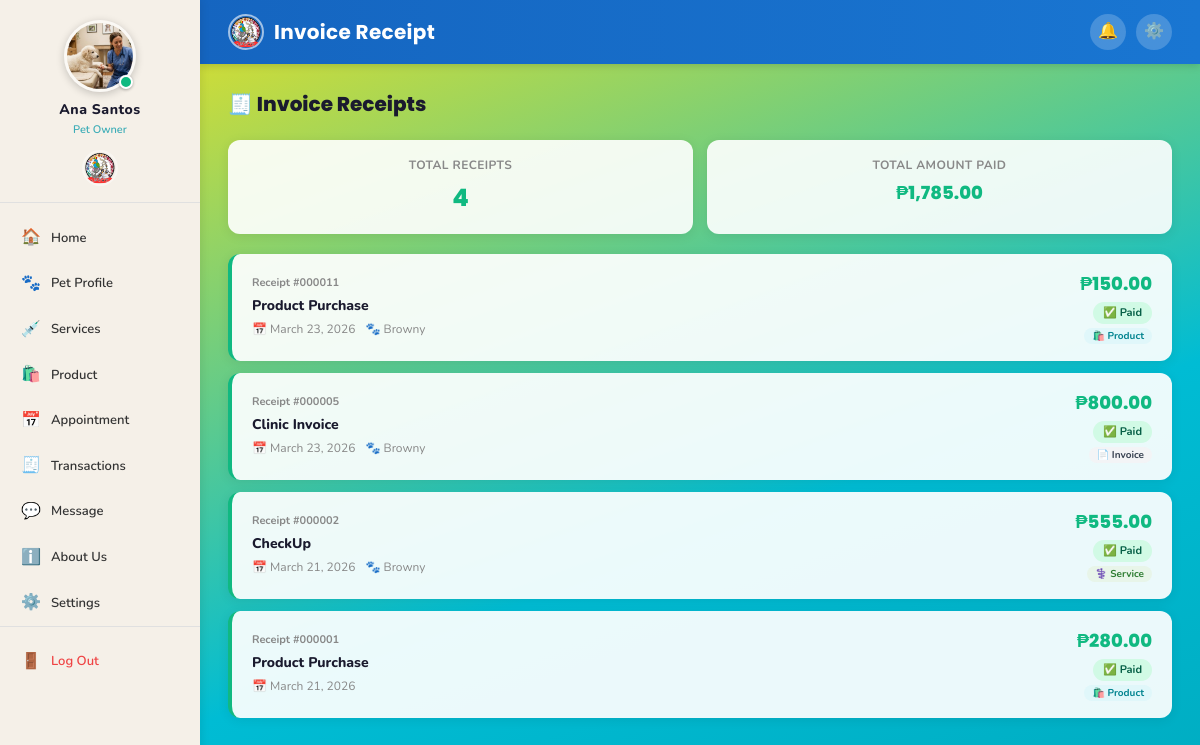
The app's page /user/invoice_receipt.php (signed in), older data.
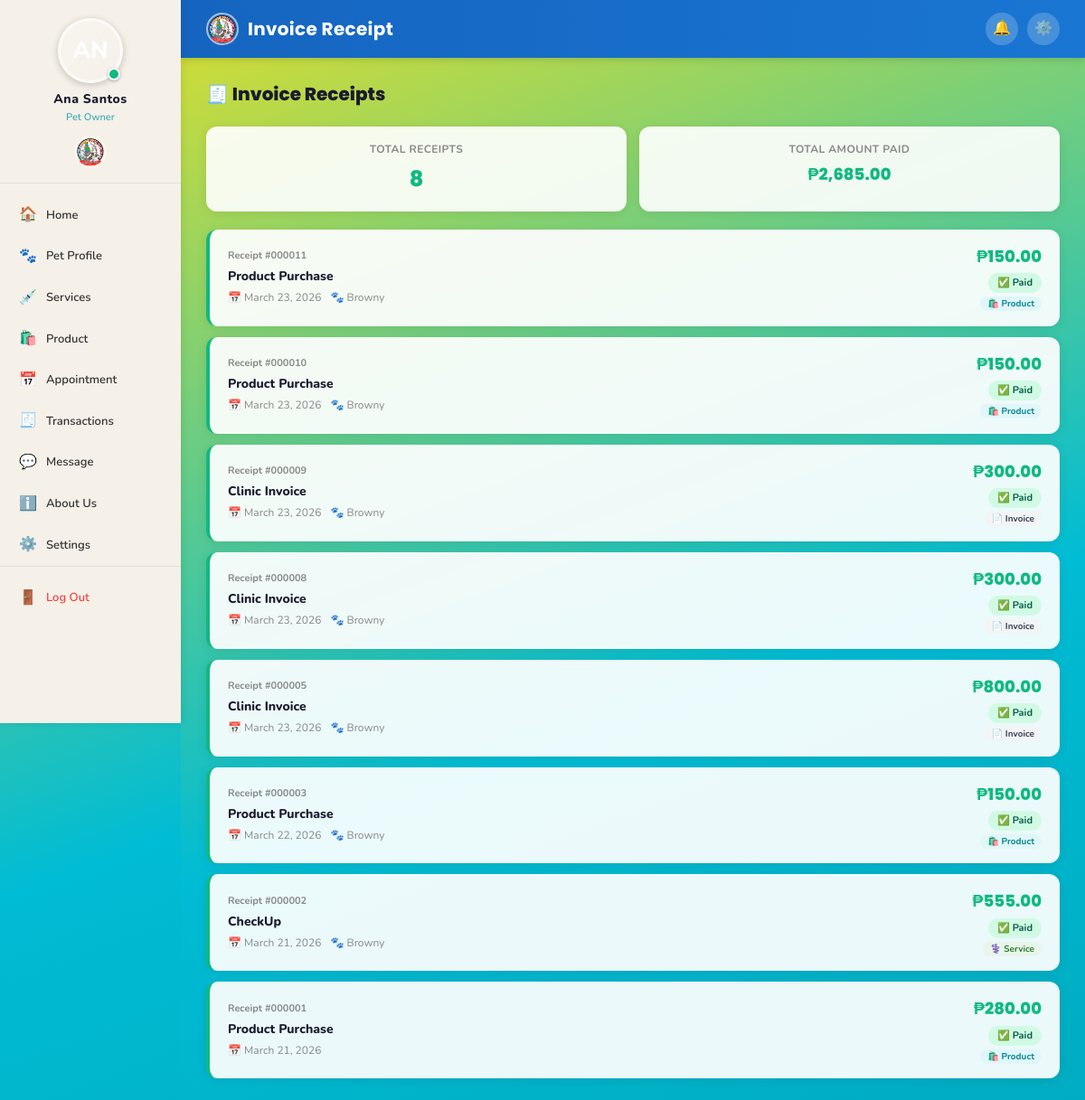
The same page, newer data.
### tables this page shows
CREATE TABLE `users` (
  `id` int(11) NOT NULL,
  `name` varchar(100) NOT NULL,
  `address` varchar(255) DEFAULT NULL,
  `contact_no` varchar(20) DEFAULT NULL,
  `email` varchar(100) NOT NULL,
  `password` varchar(255) NOT NULL,
  `profile_picture` varchar(255) DEFAULT NULL,
  `gender` enum('male','female') DEFAULT 'female',
  `role` enum('user','admin','staff') DEFAULT 'user',
  `position` varchar(100) DEFAULT NULL,
  `status` enum('active','inactive') DEFAULT 'active',
  `created_at` timestamp NOT NULL DEFAULT current_timestamp(),
  `updated_at` timestamp NOT NULL DEFAULT current_timestamp() ON UPDATE current_timestamp()
);

CREATE TABLE `transactions` (
  `id` int(11) NOT NULL,
  `appointment_id` int(11) DEFAULT NULL,
  `user_id` int(11) NOT NULL,
  `pet_id` int(11) DEFAULT NULL,
  `total_amount` decimal(10,2) NOT NULL DEFAULT 0.00,
  `status` enum('paid','pending','overdue') DEFAULT 'pending',
  `transaction_date` date DEFAULT NULL,
  `notes` text DEFAULT NULL,
  `created_at` timestamp NOT NULL DEFAULT current_timestamp()
);

CREATE TABLE `pets` (
  `id` int(11) NOT NULL,
  `user_id` int(11) NOT NULL,
  `name` varchar(100) NOT NULL,
  `species` enum('dog','cat','other') NOT NULL,
  `breed` varchar(100) DEFAULT NULL,
  `date_of_birth` date DEFAULT NULL,
  `age` varchar(20) DEFAULT NULL,
  `gender` enum('male','female') NOT NULL,
  `weight` decimal(5,2) DEFAULT NULL,
  `color` varchar(100) DEFAULT NULL,
  `photo` varchar(255) DEFAULT NULL,
  `status` enum('active','inactive') DEFAULT 'active',
  `created_at` timestamp NOT NULL DEFAULT current_timestamp()
);

CREATE TABLE `services` (
  `id` int(11) NOT NULL,
  `name` varchar(150) NOT NULL,
  `description` text DEFAULT NULL,
  `price_min` decimal(10,2) DEFAULT 0.00,
  `price_max` decimal(10,2) DEFAULT 0.00,
  `category` varchar(100) DEFAULT NULL,
  `status` enum('available','not_available') DEFAULT 'available',
  `image` varchar(255) DEFAULT NULL,
  `created_at` timestamp NOT NULL DEFAULT current_timestamp()
);

### includes/db.php (called while the page is built, shortened)
<?php
function getRow($conn, $sql) {
    $result = mysqli_query($conn, $sql);
    if ($result && mysqli_num_rows($result) > 0) {
        return mysqli_fetch_assoc($result);
    }
    return null;
}
function getRows($conn, $sql) {
    $result = mysqli_query($conn, $sql);
    $rows = [];
    if ($result && mysqli_num_rows($result) > 0) {
        while ($row = mysqli_fetch_assoc($result)) {
            $rows[] = $row;
        }
    }
    return $rows;
}
function formatDate($date) {
    return date('F d, Y', strtotime($date));
}
function formatPeso($amount) {
    return '₱' . number_format($amount, 2);
}
?>

### user/invoice_receipt.php (the view, shortened to what the changed rows need)
<?php
require_once '../includes/auth.php';
$user_id = (int)$_SESSION['user_id'];
$view_txn = null;
$txn_items = [];
$receipts = getRows($conn,
    "SELECT t.*, p.name AS pet_name, s.name AS svc_name
     FROM transactions t
     LEFT JOIN pets     p ON t.pet_id         = p.id
     LEFT JOIN appointments a ON t.appointment_id = a.id
     LEFT JOIN services  s ON a.service_id    = s.id
     WHERE t.user_id=$user_id AND t.status='paid'
     ORDER BY t.transaction_date DESC, t.created_at DESC");
$total_paid_count  = count($receipts);
$total_paid_amount = array_sum(array_column($receipts, 'total_amount'));
?>
<!DOCTYPE html>
<html lang="en">
<head>
    <link rel="stylesheet" href="../assets/css/style.css">
</head>
<body>
<div class="app-wrapper">
    <?php include '../includes/sidebar_user.php'; ?>
    <div class="main-content">
        <div class="page-body">
            <?php if ($view_txn): ?>
            <div class="back-btn-wrap" style="margin-bottom:14px;">
    <a href="invoice_receipt.php" class="btn btn-gray btn-sm">← Back to Receipts</a>
</div>
            <div class="receipt-doc" id="printArea">
                <div class="receipt-clinic-header">
                    <img src="../assets/css/images/pets/logo.png" alt="Ligao Petcare"
                         onerror="this.style.display='none'">
                    <h2>Ligao Petcare & Veterinary Clinic</h2>
                    <p>National Highway, Zone 4, Tuburan, Ligao City, Albay</p>
                    <p>0926-396-7678 · 0950-138-1530</p>
                    <div class="receipt-badge-paid">✅ PAID — Official Receipt</div>
                    <div class="receipt-ref">
                        Receipt No.: <strong>#<?= str_pad($view_txn['id'], 6, '0', STR_PAD_LEFT) ?></strong>
                    </div>
                </div>
                <div class="receipt-info-grid">
                    <div class="rig-item">
                        <div class="rig-label">Client</div>
                        <div class="rig-value"><?= htmlspecialchars($view_txn['owner_name']) ?></div>
                    </div>
                    <div class="rig-item">
                        <div class="rig-label">Date</div>
                        <div class="rig-value"><?= formatDate($view_txn['transaction_date']) ?></div>
                    </div>
                    <div class="rig-item">
                        <div class="rig-label">Pet</div>
                        <div class="rig-value">
                            <?php if ($view_txn['pet_name']): ?>
                                <?= htmlspecialchars($view_txn['pet_name']) ?>
                                <?php if ($view_txn['species']): ?>
                                    <span style="font-size:11px;color:var(--text-light);">
                                        (<?= ucfirst($view_txn['species']) ?>
                                        <?= $view_txn['breed'] ? '/ '.htmlspecialchars($view_txn['breed']) : '' ?>)
                                    </span>
                                <?php endif; ?>
                            <?php else: ?>
                                —
                            <?php endif; ?>
                        </div>
                    </div>
                    <div class="rig-item">
                        <div class="rig-label">Payment Status</div>
                        <div class="rig-value" style="color:#10b981;">✅ Paid</div>
                    </div>
                </div>
                <p style="font-weight:800;font-size:13px;margin-bottom:8px;color:var(--text-dark);">
                    Services / Products Availed:
                </p>
                <?php if (!empty($txn_items)): ?>
                    <table class="receipt-items-table">
                        <thead>
                            <tr>
                                <th>Description</th>
                                <th>Type</th>
                                <th style="text-align:right;">Amount</th>
                            </tr>
                        </thead>
                        <tbody>
                            <?php foreach ($txn_items as $item): ?>
                                <tr>
                                    <td><?= htmlspecialchars($item['item_name']) ?></td>
                                    <td>
                                        <span style="font-size:11px;background:<?= $item['item_type']==='product'?'#e0f7fa':'#e8f5e9' ?>;
                                                     color:<?= $item['item_type']==='product'?'#00838f':'#2e7d32' ?>;
                                                     padding:2px 8px;border-radius:20px;font-weight:700;">
                                            <?= $item['item_type']==='product' ? '🛍️ Product' : '⚕️ Service' ?>
                                        </span>
                                    </td>
                                    <td><?= formatPeso($item['price']) ?></td>
                                </tr>
                            <?php endforeach; ?>
                        </tbody>
                    </table>
                <?php else: ?>
                    <p style="font-size:13px;color:var(--text-light);padding:12px 0;">
                        No itemized details available.
                    </p>
                <?php endif; ?>
                <div class="receipt-total-row">
                    <span class="rt-label">TOTAL AMOUNT PAID:</span>
                    <span class="rt-amount"><?= formatPeso($view_txn['total_amount']) ?></span>
                </div>
                <?php if ($view_txn['notes'] && $view_txn['notes'] !== 'Product purchase by user'): ?>
                    <p style="font-size:12px;color:var(--text-light);margin-top:12px;">
                        <strong>Notes:</strong> <?= htmlspecialchars($view_txn['notes']) ?>
                    </p>
                <?php endif; ?>
                <div class="receipt-footer">
                    <p>Thank you for trusting <strong>Ligao Petcare & Veterinary Clinic</strong>!</p>
                    <p>This is your official payment receipt. Please keep for your records.</p>
                    <p style="margin-top:8px;font-size:11px;">
                        Generated on <?= date('F d, Y \a\t h:i A') ?>
                    </p>
                </div>
            </div>
            <?php else: ?>
            <div class="receipt-header">
                <h2>🧾 Invoice Receipts</h2>
            </div>
            <div class="receipt-summary">
                <div class="receipt-stat">
                    <div class="rs-label">Total Receipts</div>
                    <div class="rs-value"><?= $total_paid_count ?></div>
                </div>
                <div class="receipt-stat">
                    <div class="rs-label">Total Amount Paid</div>
                    <div class="rs-value" style="font-size:18px;"><?= formatPeso($total_paid_amount) ?></div>
                </div>
            </div>
            <?php if (empty($receipts)): ?>
                <div class="empty-receipts">
                    <div class="er-icon">🧾</div>
                    <h3>No Receipts Yet</h3>
                    <p>Your paid invoices will appear here once the clinic confirms your payment.</p>
                    <div style="margin-top:20px;display:flex;gap:10px;justify-content:center;flex-wrap:wrap;">
                        <a href="appointments.php" class="btn btn-teal btn-sm">📅 Book Appointment</a>
                        <a href="products.php"     class="btn btn-gray btn-sm">🛍️ View Products</a>
                    </div>
                </div>
            <?php else: ?>
                <div class="receipt-list">
                    <?php foreach ($receipts as $r):
                        if ($r['notes'] === 'Product purchase by user') {
                            $title   = 'Product Purchase';
                            $type_lbl = '🛍️ Product';
                            $type_color = '#00838f';
                            $type_bg    = '#e0f7fa';
                        } elseif ($r['svc_name']) {
                            $title   = $r['svc_name'];
                            $type_lbl = '⚕️ Service';
                            $type_color = '#2e7d32';
                            $type_bg    = '#e8f5e9';
                        } else {
                            $title   = 'Clinic Invoice';
                            $type_lbl = '📄 Invoice';
                            $type_color = '#374151';
                            $type_bg    = '#f3f4f6';
                        }
                    ?>
                    <a href="invoice_receipt.php?view=<?= $r['id'] ?>" class="receipt-card">
                        <div class="rc-left">
                            <div class="rc-ref">
                                Receipt #<?= str_pad($r['id'], 6, '0', STR_PAD_LEFT) ?>
                            </div>
                            <div class="rc-title"><?= htmlspecialchars($title) ?></div>
                            <div class="rc-meta">
                                <span>📅 <?= formatDate($r['transaction_date']) ?></span>
                                <?php if ($r['pet_name']): ?>
                                    <span>🐾 <?= htmlspecialchars($r['pet_name']) ?></span>
                                <?php endif; ?>
                            </div>
                        </div>
                        <div class="rc-right">
                            <div class="rc-amount"><?= formatPeso($r['total_amount']) ?></div>
                            <div class="rc-status">✅ Paid</div>
                            <div class="rc-type">
                                <span style="background:<?= $type_bg ?>;color:<?= $type_color ?>;
                                             padding:1px 8px;border-radius:20px;font-size:10px;font-weight:700;">
                                    <?= $type_lbl ?>
                                </span>
                            </div>
                        </div>
                    </a>
                    <?php endforeach; ?>
                </div>
            <?php endif; ?>
            <?php endif;  ?>
        </div>
    </div>
</div>
</body>
</html>

### includes/sidebar_user.php (shortened to what the changed rows need)
<?php
$current_page = basename($_SERVER['PHP_SELF']);
$user_data     = getRow($conn, "SELECT name, profile_picture, gender FROM users WHERE id=" . (int)$_SESSION['user_id']);
$user_name     = $user_data['name']            ?? ($_SESSION['user_name'] ?? 'Pet Owner');
$user_gender   = $user_data['gender']          ?? 'female';
$user_pic      = $user_data['profile_picture'] ?? '';
$_avatar_disk_base = dirname(__DIR__) . '/assets/images/avatars/';
$_avatar_web_base  = '../assets/images/avatars/';
$_avatar_default   = $user_gender === 'male' ? 'boy_profile.jpg' : 'girl_profile.jpg';
if (!empty($user_pic) && file_exists($_avatar_disk_base . $user_pic)) {
    $avatar_src  = $_avatar_web_base . htmlspecialchars($user_pic);
    $avatar_show = true;
} elseif (file_exists($_avatar_disk_base . $_avatar_default)) {
    $avatar_src  = $_avatar_web_base . $_avatar_default;
    $avatar_show = true;
} else {
    $avatar_src  = '';
    $avatar_show = false;
}
$nav_items = [
    ['Home',         'dashboard.php',    '🏠'],
    ['Pet Profile',  'pet_profile.php',  '🐾'],
    ['Services',     'services.php',     '💉'],
    ['Product',      'products.php',     '🛍️'],
    ['Appointment',  'appointments.php', '📅'],
    ['Transactions', 'transactions.php', '🧾'],
    ['Message',      'messages.php',     '💬'],
    ['About Us',     'about.php',        'ℹ️'],
    ['Settings',     'settings.php',     '⚙️'],
];
?>
<aside class="sidebar">
    <a href="profile.php" class="sidebar-logo"
       style="flex-direction:column; align-items:center; padding:20px 16px 16px; gap:10px;
              text-decoration:none; cursor:pointer; transition:var(--transition);"
       onmouseover="this.style.background='rgba(0,0,0,0.05)'"
       onmouseout="this.style.background='transparent'">
        <div style="position:relative; width:72px; height:72px; flex-shrink:0;">
            <?php if ($avatar_show): ?>
                <img src="<?= $avatar_src ?>"
                     alt="<?= htmlspecialchars($user_name) ?>"
                     id="sidebarUserAvatar"
                     style="width:72px; height:72px; border-radius:50%; object-fit:cover;
                            border:3px solid rgba(255,255,255,0.6);
                            box-shadow:0 2px 8px rgba(0,0,0,0.2);"
                     onerror="this.style.display='none'; document.getElementById('sidebarUserInitials').style.display='flex';">
            <?php endif; ?>
            <span style="position:absolute; bottom:3px; right:3px;
                         width:14px; height:14px; border-radius:50%;
                         background:#10b981; border:2px solid #fff;
                         box-shadow:0 1px 3px rgba(0,0,0,0.3);">
            </span>
        </div>
        <div style="text-align:center;">
            <div class="username" style="font-size:14px; font-weight:800; letter-spacing:0.5px;">
                <?= htmlspecialchars($user_name) ?>
            </div>
            <div class="role" style="font-size:11px; opacity:0.75; margin-top:2px;">
                Pet Owner
            </div>
        </div>
    </a>
    <nav class="sidebar-nav">
        <?php foreach ($nav_items as $item): ?>
            <?php
                $is_active = ($current_page === $item[1]) ? 'active' : '';
            ?>
            <a href="<?= $item[1] ?>" class="<?= $is_active ?>">
                <span class="nav-icon"><?= $item[2] ?></span>
                <span><?= $item[0] ?></span>
            </a>
        <?php endforeach; ?>
    </nav>
</aside>

Row changes from the older to the newer data that the page shows:
changed users "Ana Santos": profile_picture "avatar_2_1774249991.jpg" → "avatar_2_1774257244.png" (drawn); profile_picture: picture removed
now on this page (row edited): transactions: id "000010", notes "Product Purchase", transaction_date "March 23, 2026", pet.name "Browny", total_amount "₱150.00", notes "🛍️ Product"
now on this page (row edited): transactions: id "000009", title "Clinic Invoice", transaction_date "March 23, 2026", pet.name "Browny", total_amount "₱300.00", type_lbl "📄 Invoice"
now on this page (row edited): transactions: id "000008", title "Clinic Invoice", transaction_date "March 23, 2026", pet.name "Browny", total_amount "₱300.00", type_lbl "📄 Invoice"
now on this page (row edited): transactions: id "000003", notes "Product Purchase", transaction_date "March 22, 2026", pet.name "Browny", total_amount "₱150.00", notes "🛍️ Product"
Text that changed along with them:
$total_paid_count: "4" → "8"
formatPeso($total_paid_amount): "₱1,785.00" → "₱2,685.00"
